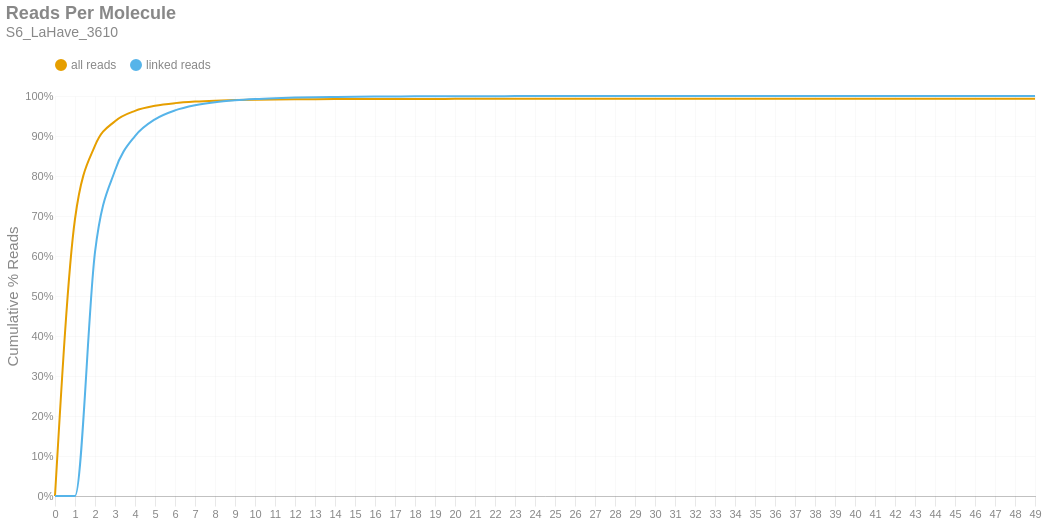

The notebook cell saved with this chart:
### Markdown cell above
### Reads per Molecule
This chart shows the cumulative distribution of the number of reads per linked molecule. That is, how many alignments are associated with a unique molecule. This excludes the number of reads associated with invalid or absent linked-read barcodes. The `linked` histogram is the percentages recalculated when disregarding singletons.

### Code cell
if SKIPLR:
    print_html(f"Skipped")
else:
    counts = np.bincount(valids['reads'].cast(pl.Int64).to_numpy())
    weighted = counts * np.arange(len(counts))
    all_perc = weighted / n_reads
    linked_perc = weighted / n_linked_reads
    linked_perc[1] = 0
    binned_df = pl.DataFrame({
        'readsper': list(range(len(counts))),
        'all reads (cumsum)': np.cumsum(all_perc).tolist(),
        'linked reads (cumsum)': np.cumsum(linked_perc).tolist(),
    })

    with SafeRender(binned_df):
        (
            density_plot(binned_df, 'Reads Per Molecule', samplename, 'readspmol')
            .encode(
                x=alt.X('readsper:O', title=None).axis(labelAngle=0).scale(padding=0),
                y=alt.Y('value:Q', title='Cumulative % Reads').axis(format='%').stack(False),
                color=alt.Color("key:N").scale(domain=["all reads", "linked reads"]),
                tooltip=[
                    alt.Tooltip("key:N", title="Data Type"),
                    alt.Tooltip("readsper:O", title="Reads Per Molecule"),
                    alt.Tooltip("value:Q", format=".2%", title="% Reads (Cum.)")
                ]            
            )
        ).display()

### Figure 1 — Vega-Lite specification as saved in the notebook (floating-point values rounded to 4 significant figures)
{"width": "container", "height": 400, "config": {"title": {"anchor": "start", "dy": -15, "fontSize": 18, "color": "#888888", "subtitleColor": "#888888", "subtitleFontSize": 14}, "arc": {"fill": "#0072B2"}, "axis": {"domainColor": "#888888", "domainWidth": 0.5, "gridWidth": 0.2, "grid": false, "titleFontWeight": 400, "titleFontSize": 15, "labelFontSize": 11, "labelColor": "#888888", "tickColor": "#888888", "tickWidth": 0.2, "titleColor": "#888888"}, "axisBand": {"grid": false}, "axisX": {"grid": true, "tickSize": 10, "domainCap": "round"}, "axisY": {"domain": false, "grid": true, "tickSize": 0, "domainCap": "round"}, "background": "transparent", "header": {"labelFontSize": 15, "labelColor": "#888888", "titleFontSize": 15, "titleFontWeight": 600, "titleColor": "#888888"}, "legend": {"labelFont": "sans-serif", "labelFontSize": 12, "labelColor": "#888888", "symbolSize": 100, "symbolType": "circle", "titleFontSize": 12, "titlePadding": 10, "titleColor": "#888888", "title": null, "orient": "top"}, "range": {"category": ["#E69F00", "#56B4E9", "#009E73", "#F0E442", "#0072B2", "#D55E00", "#CC79A7", "#000000"], "diverging": ["#cfe8f3", "#a2d4ec", "#73bfe2", "#46abdb", "#1696d2", "#12719e"]}, "area": {"fill": "#0072B2", "fillOpacity": 0.7, "line": true, "strokeOpacity": 0.7}, "line": {"color": "#0072B2", "stroke": "#0072B2", "strokeWidth": 2}, "trail": {"color": "#0072B2", "stroke": "#0072B2", "strokeWidth": 0, "size": 1}, "point": {"filled": true, "fillOpacity": 1.0, "size": 95}, "text": {"color": "#888888", "fontSize": 11, "align": "right", "fontWeight": 400, "size": 11}, "bar": {"fill": "#0072B2", "stroke": null}, "view": {"stroke": null, "continuousWidth": 660, "continuousHeight": 400}}, "data": {"name": "data-d8a6a56c943a6153bd32d42477913948"}, "mark": {"type": "line", "interpolate": "monotone", "point": {"opacity": 0, "size": 275}}, "encoding": {"color": {"field": "key", "scale": {"domain": ["all reads", "linked reads"]}, "type": "nominal"}, "tooltip": [{"field": "key", "title": "Data Type", "type": "nominal"}, {"field": "readsper", "title": "Reads Per Molecule", "type": "ordinal"}, {"field": "value", "format": ".2%", "title": "% Reads (Cum.)", "type": "quantitative"}], "x": {"axis": {"labelAngle": 0}, "field": "readsper", "scale": {"padding": 0}, "title": null, "type": "ordinal"}, "y": {"axis": {"format": "%"}, "field": "value", "stack": false, "title": "Cumulative % Reads", "type": "quantitative"}}, "params": [{"name": "param_c36ac31b6afebe62", "select": {"type": "point", "fields": ["key"]}, "bind": "legend"}], "title": {"text": "Reads Per Molecule", "subtitle": "S6_LaHave_3610"}, "transform": [{"fold": ["all reads (cumsum)", "linked reads (cumsum)"]}, {"calculate": "replace(datum.key, ' (cumsum)', '')", "as": "key"}, {"filter": {"param": "param_c36ac31b6afebe62"}}], "usermeta": {"embedOptions": {"downloadFileName": "S6_LaHave_3610.readspmol"}}, "$schema": "https://vega.github.io/schema/vega-lite/v6.1.0.json", "datasets": {"data-d8a6a56c943a6153bd32d42477913948": [{"readsper": 0, "all reads (cumsum)": 0.0, "linked reads (cumsum)": 0.0}, {"readsper": 1, "all reads (cumsum)": 0.6925, "linked reads (cumsum)": 0.0}, {"readsper": 2, "all reads (cumsum)": 0.8756, "linked reads (cumsum)": 0.6095}, {"readsper": 3, "all reads (cumsum)": 0.937, "linked reads (cumsum)": 0.8137}, {"readsper": 4, "all reads (cumsum)": 0.9629, "linked reads (cumsum)": 0.8998}, {"readsper": 5, "all reads (cumsum)": 0.9755, "linked reads (cumsum)": 0.9417}, {"readsper": 6, "all reads (cumsum)": 0.9822, "linked reads (cumsum)": 0.964}, {"readsper": 7, "all reads (cumsum)": 0.986, "linked reads (cumsum)": 0.9768}, {"readsper": 8, "all reads (cumsum)": 0.9884, "linked reads (cumsum)": 0.9846}, {"readsper": 9, "all reads (cumsum)": 0.9898, "linked reads (cumsum)": 0.9894}, {"readsper": 10, "all reads (cumsum)": 0.9907, "linked reads (cumsum)": 0.9925}, {"readsper": 11, "all reads (cumsum)": 0.9913, "linked reads (cumsum)": 0.9946}, {"readsper": 12, "all reads (cumsum)": 0.9918, "linked reads (cumsum)": 0.996}, {"readsper": 13, "all reads (cumsum)": 0.9921, "linked reads (cumsum)": 0.9971}, {"readsper": 14, "all reads (cumsum)": 0.9923, "linked reads (cumsum)": 0.9977}, {"readsper": 15, "all reads (cumsum)": 0.9925, "linked reads (cumsum)": 0.9983}, {"readsper": 16, "all reads (cumsum)": 0.9926, "linked reads (cumsum)": 0.9987}, {"readsper": 17, "all reads (cumsum)": 0.9927, "linked reads (cumsum)": 0.999}, {"readsper": 18, "all reads (cumsum)": 0.9927, "linked reads (cumsum)": 0.9992}, {"readsper": 19, "all reads (cumsum)": 0.9928, "linked reads (cumsum)": 0.9994}, {"readsper": 20, "all reads (cumsum)": 0.9928, "linked reads (cumsum)": 0.9995}, {"readsper": 21, "all reads (cumsum)": 0.9928, "linked reads (cumsum)": 0.9996}, {"readsper": 22, "all reads (cumsum)": 0.9929, "linked reads (cumsum)": 0.9996}, {"readsper": 23, "all reads (cumsum)": 0.9929, "linked reads (cumsum)": 0.9997}, {"readsper": 24, "all reads (cumsum)": 0.9929, "linked reads (cumsum)": 0.9998}, {"readsper": 25, "all reads (cumsum)": 0.9929, "linked reads (cumsum)": 0.9998}, {"readsper": 26, "all reads (cumsum)": 0.9929, "linked reads (cumsum)": 0.9999}, {"readsper": 27, "all reads (cumsum)": 0.9929, "linked reads (cumsum)": 0.9999}, {"readsper": 28, "all reads (cumsum)": 0.9929, "linked reads (cumsum)": 0.9999}, {"readsper": 29, "all reads (cumsum)": 0.993, "linked reads (cumsum)": 0.9999}, {"readsper": 30, "all reads (cumsum)": 0.993, "linked reads (cumsum)": 0.9999}, {"readsper": 31, "all reads (cumsum)": 0.993, "linked reads (cumsum)": 1.0}, {"readsper": 32, "all reads (cumsum)": 0.993, "linked reads (cumsum)": 1.0}, {"readsper": 33, "all reads (cumsum)": 0.993, "linked reads (cumsum)": 1.0}, {"readsper": 34, "all reads (cumsum)": 0.993, "linked reads (cumsum)": 1.0}, {"readsper": 35, "all reads (cumsum)": 0.993, "linked reads (cumsum)": 1.0}, {"readsper": 36, "all reads (cumsum)": 0.993, "linked reads (cumsum)": 1.0}, {"readsper": 37, "all reads (cumsum)": 0.993, "linked reads (cumsum)": 1.0}, {"readsper": 38, "all reads (cumsum)": 0.993, "linked reads (cumsum)": 1.0}, {"readsper": 39, "all reads (cumsum)": 0.993, "linked reads (cumsum)": 1.0}, {"readsper": 40, "all reads (cumsum)": 0.993, "linked reads (cumsum)": 1.0}, {"readsper": 41, "all reads (cumsum)": 0.993, "linked reads (cumsum)": 1.0}, {"readsper": 42, "all reads (cumsum)": 0.993, "linked reads (cumsum)": 1.0}, {"readsper": 43, "all reads (cumsum)": 0.993, "linked reads (cumsum)": 1.0}, {"readsper": 44, "all reads (cumsum)": 0.993, "linked reads (cumsum)": 1.0}, {"readsper": 45, "all reads (cumsum)": 0.993, "linked reads (cumsum)": 1.0}, {"readsper": 46, "all reads (cumsum)": 0.993, "linked reads (cumsum)": 1.0}, {"readsper": 47, "all reads (cumsum)": 0.993, "linked reads (cumsum)": 1.0}, {"readsper": 48, "all reads (cumsum)": 0.993, "linked reads (cumsum)": 1.0}, {"readsper": 49, "all reads (cumsum)": 0.993, "linked reads (cumsum)": 1.0}]}}
